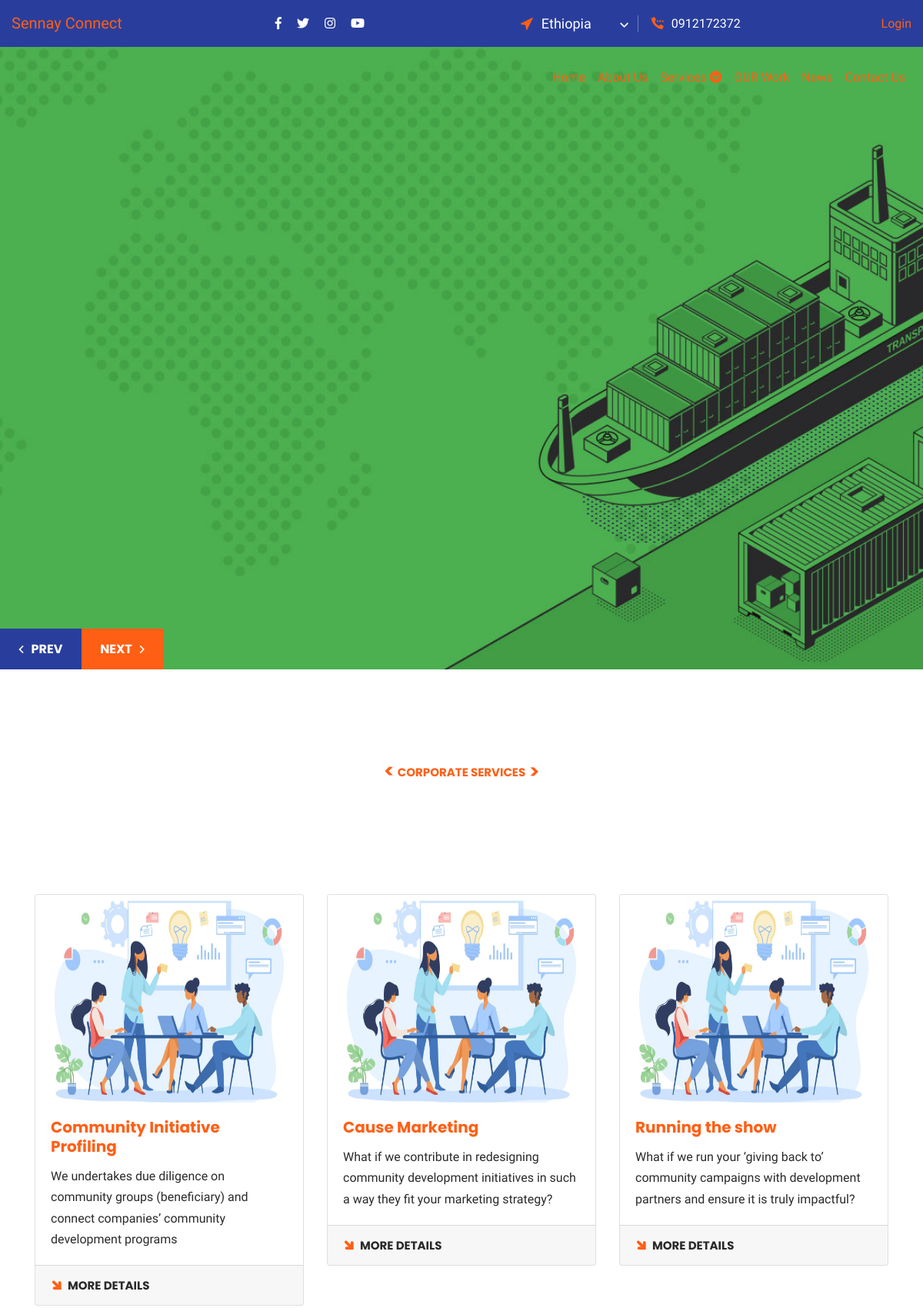
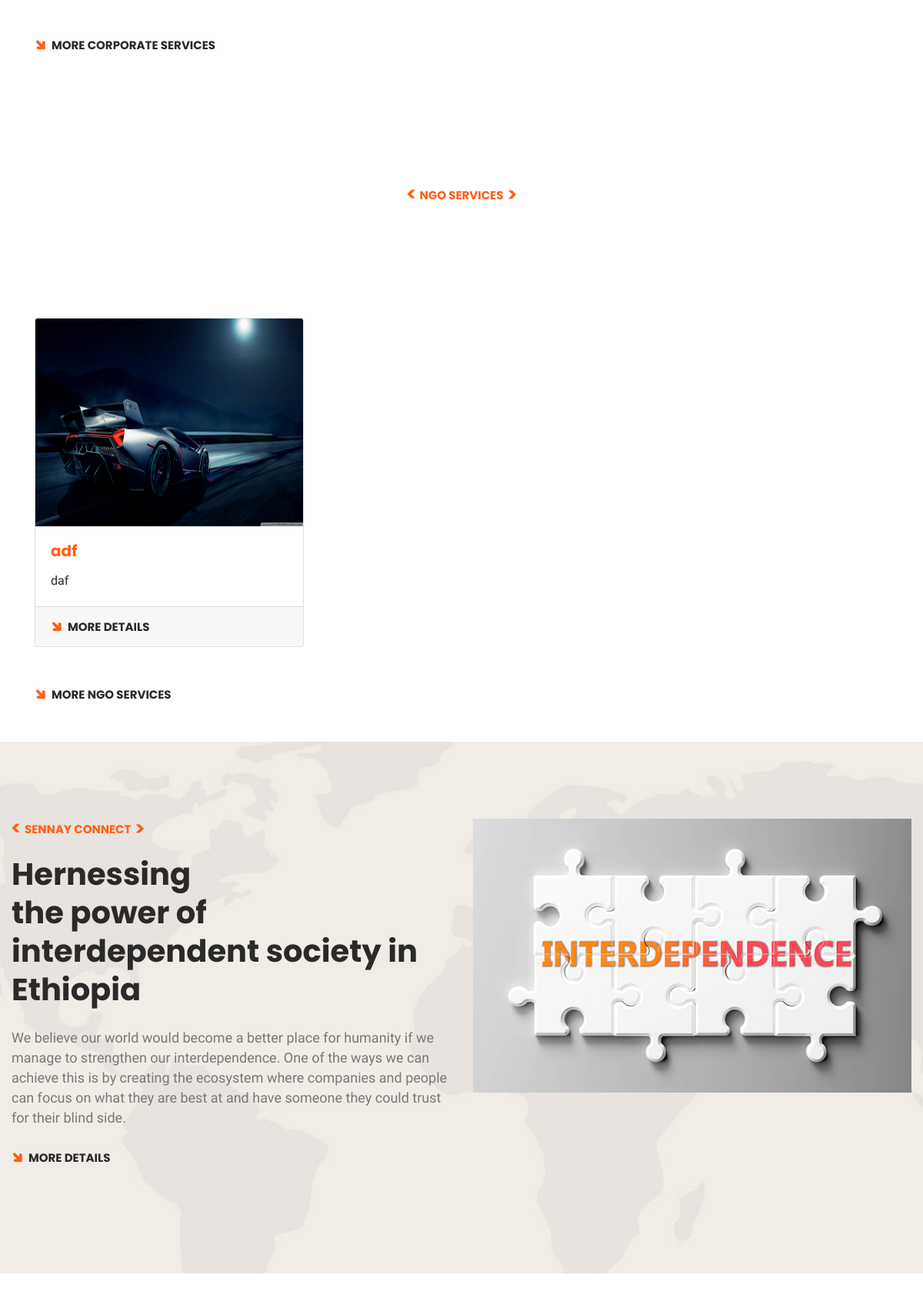
The page / (upper part) on the database its author committed (2 pictures, top to bottom).
### tables this page shows
CREATE TABLE `settings` (
  `id` int(100) NOT NULL,
  `header_logo` varchar(255) DEFAULT NULL,
  `email` varchar(255) DEFAULT NULL,
  `phone` varchar(255) DEFAULT NULL,
  `phone2` varchar(20) DEFAULT NULL,
  `footer_logo` varchar(255) DEFAULT NULL,
  `footer_desc` varchar(5000) DEFAULT NULL,
  `facebook` varchar(2000) DEFAULT NULL,
  `twitter` varchar(2000) DEFAULT NULL,
  `linkedin` varchar(2000) DEFAULT NULL,
  `instagram` varchar(2000) DEFAULT NULL,
  `youtube` varchar(2000) DEFAULT NULL,
  `address` varchar(1000) DEFAULT NULL,
  `city` varchar(255) DEFAULT NULL,
  `state` varchar(255) DEFAULT NULL,
  `country` varchar(255) DEFAULT NULL,
  `pin` varchar(255) DEFAULT NULL,
  `map` varchar(3000) DEFAULT NULL,
  `site_name` varchar(255) DEFAULT NULL
);

CREATE TABLE `services` (
  `id` int(100) NOT NULL,
  `title` varchar(1000) DEFAULT NULL,
  `short` varchar(1500) DEFAULT NULL,
  `descrip` varchar(10000) DEFAULT NULL,
  `img` varchar(100) DEFAULT NULL,
  `url` varchar(255) DEFAULT NULL,
  `date` varchar(100) DEFAULT NULL,
  `status` varchar(10) DEFAULT NULL
);

CREATE TABLE `services_ngo` (
  `id` int(100) NOT NULL,
  `title` varchar(1000) DEFAULT NULL,
  `short` varchar(1500) DEFAULT NULL,
  `descrip` varchar(10000) DEFAULT NULL,
  `img` varchar(100) DEFAULT NULL,
  `url` varchar(255) DEFAULT NULL,
  `date` varchar(100) DEFAULT NULL,
  `status` varchar(10) DEFAULT NULL
);

### index.php (the view, shortened to what this page needs)
<?php
include "admin/conn.php";
$main_service = mysqli_query($con, "SELECT * FROM services ORDER BY id LIMIT 3");
$ngo_service = mysqli_query($con, "SELECT * FROM services_ngo ORDER BY id ");
?>
<!DOCTYPE html>
<html lang="en">
<head>
    <link href="assets/css/bootstrap.css" rel="stylesheet">
    <link href="assets/css/style.css" rel="stylesheet">
    <link href="assets/css/responsive.css" rel="stylesheet">
    <link href="assets/css/color.css" rel="stylesheet">
</head>
<body>
    <div class="page-wrapper">
        <?php include "header.php"; ?>
        <section class="banner-section">
            <div class="swiper-container banner-slider">
                <div class="swiper-wrapper">
                    <div class="swiper-slide" style="background-image: url(assets/images/main-slider/image-7.jpg);">
                        <div class="content-outer">
                            <div class="content-box">
                            </div>
                        </div>
                    </div>
                </div>
            </div>
            <div class="banner-slider-nav style-two">
                <div class="banner-slider-control banner-slider-button-prev"><span><i class="far fa-angle-left"></i>Prev</span></div>
                <div class="banner-slider-control banner-slider-button-next"><span>Next<i class="far fa-angle-right"></i></span> </div>
            </div>
        </section>
        <section class="services-section style-two ">
            <div class="auto-container">
                <div class="sec-title text-center">
                    <div class="sub-title">Corporate Services </div>
                </div>
            </div>
        </section>
        <div class="container pb-5">
            <div class="row ">
                <?php
                while ($row = mysqli_fetch_array($main_service)) {
                ?>
                    <div class="col-md-4 zoom">
                        <div class="card-deck">
                            <div class="card">
                                <img class="card-img-top" style="height:270px;" src="admin/images/services/<?php echo $row['img']; ?>" alt="Card image cap">
                                <div class="card-body">
                                    <h5 class="card-title"><b><a href="single-service.php?id=<?php echo $row['id']; ?>"><?php echo $row['title']; ?></a></b></h5>
                                    <p class="card-text"><?php echo $row['short']; ?></p>
                                </div>
                                <div class="card-footer">
                                    <div class="link"><a href="single-service.php?id=<?php echo $row['id']; ?>" class="readmore-link"><i class="flaticon-up-arrow"></i>More Details</a></div>
                                </div>
                            </div>
                        </div>
                    </div>
                <?php  } ?>
            </div>
        </div>
        <div class="container pb-5"><a href="service.php ?>" class="readmore-link"><i class="flaticon-up-arrow"></i>More Corporate Services</a></div>
           <section class="services-section style-two ">
            <div class="auto-container">
                <div class="sec-title text-center">
                    <div class="sub-title"> NGO Services</div>
                </div>
            </div>
        </section>
           <div class="container pb-5">
            <div class="row ">
                <?php
                while ($row = mysqli_fetch_array($ngo_service)) {
                ?>
                    <div class="col-md-4 zoom">
                        <div class="card-deck">
                            <div class="card">
                                <img class="card-img-top" style="height:270px;" src="admin/images/services_ngo/<?php echo $row['img']; ?>" alt="Card image cap">
                                <div class="card-body">
                                    <h5 class="card-title"><b><a href="single-service.php?id=<?php echo $row['id']; ?>"><?php echo $row['title']; ?></a></b></h5>
                                    <p class="card-text"><?php echo $row['short']; ?></p>
                                </div>
                                <div class="card-footer">
                                    <div class="link"><a href="single-service_ngo.php?id=<?php echo $row['id']; ?>" class="readmore-link"><i class="flaticon-up-arrow"></i>More Details</a></div>
                                </div>
                            </div>
                        </div>
                    </div>
                <?php  } ?>
            </div>
        </div>
        <div class="container pb-5"><a href="service_ngo.php ?>" class="readmore-link"><i class="flaticon-up-arrow"></i>More NGO Services</a></div>
        <section class="about-section" style="background-image: url(assets/images/background/bg-1.jpg);">
            <div class="auto-container">
                <div class="row">
                    <div class="col-lg-6">
                        <div class="sec-title">
                            <div class="sub-title">Sennay Connect</div>
                            <h2>Hernessing<br> the power of interdependent society in <br> Ethiopia</h2>
                            <div class="text">We believe our world would become a better place for humanity if we manage to strengthen our interdependence. One of the ways we can achieve this is by creating the ecosystem where companies and people can focus on what they are best at and have someone they could trust for their blind side. </div>
                            <a href="about.php" class="readmore-link"><i class="flaticon-up-arrow"></i>More Details</a>
                        </div>
                    </div>
                    <div class="col-lg-6">
                        <div class="image wow fadeInRight" data-wow-duration="1500ms"><img src="assets/images/resource/img.jpg" alt=""></div>
                    </div>
                </div>
            </div>
        </section>
        <section class="Whychooseus-section">
        </section>
        <?php include "footer.php"; ?>
</body>
</html>

### header.php (shortened to what this page needs)
<?php
include "admin/conn.php";
$settings = mysqli_query($con, "SELECT * FROM settings");
$setting  = mysqli_fetch_array($settings);
?>
<link rel="stylesheet" href="assets/css/submanu.css">
<header class="main-header header-style-one">
    <div class="header-top">
        <div class="auto-container">
            <div class="inner-container">
                <a class="navbar-brand" href="index.php">Sennay Connect
                </a>
                <div class="left-column">
                    <ul class="social-icon">
                        <li><a target="blank" href="<?php echo $setting['facebook']; ?>https://www.facebook.com/guddissa.terfassa"><i class="fab fa-facebook-f"></i></a></li>
                        <li><a target="blank" href="<?php echo $setting['twitter']; ?>"><i class="fab fa-twitter"></i></a></li>
                        <li><a target="blank" href="<?php echo $setting['instagram']; ?>"><i class="fab fa-instagram"></i></a></li>
                        <li><a target="blank" href="<?php echo $setting['youtube']; ?>"><i class="fab fa-youtube"></i></a></li>
                    </ul>
                </div>
                <div class="right-column">
                    <div class="location">
                        <span class="flaticon-cursor"></span>
                        <form action="#" class="location-switcher">
                            <select class="selectpicker">
                                <option >Ethiopia</option>
                            </select>
                        </form>
                    </div>
                    <div class="phone-number"><i class="flaticon-calling"></i><a href="tel:<?php echo $setting['phone']; ?>"></a><?php echo $setting['phone']; ?></div>
                </div>
                <div class="login"><a href="admin/login.php">Login</a></div>
            </div>
        </div>
    </div>
    <div class="header-upper">
        <div class="auto-container">
            <div class="inner-container">
                <div class="right-column">
                    <div class="nav-outer">
                        <nav class="main-menu navbar-expand-md navbar-light">
                            <div class="hover">
                                <div class="collapse navbar-collapse show clearfix" id="navbarSupportedContent">
<div class="navigation">
<ul class="navbar-nav ml-auto" class="navigation">
                                        <li class="nav-item active"><a class="nav-item m-lg-2" class="nav-link" href="index.php">Home</a></li>
                                        <li><a class="nav-item m-lg-2" class="nav-link" href="about.php">About Us</a></li>
                                        <li class="nav-item dropdown"><a class="nav-item m-lg-2" class="nav-link dropdown-toggle" href="service.php" id="navbarDropdown" role="button" data-toggle="dropdown" class="fa-solid fa-caret-down">Services <i class="fas fa-chevron-circle-down"></i></a>
                                        </li>
                                        <li><a class="nav-item m-lg-2" class="nav-link" href="ourimpact.php">OUR Work </a>
                                        </li>
                                        <li><a class="nav-item m-lg-2" class="nav-link" href="blog.php">News</a>
                                        </li>
                                        <li><a class="nav-item m-lg-2" class="nav-link" href="contact.php">Contact Us</a></li>
                                    </ul>
</div>
                                </div>
                            </div>
                        </nav>
                    </div>
                </div>
            </div>
        </div>
    </div>
</header>

### assets/css/responsive.css (style rules this page uses)
@media only screen and (max-width: 7000px) { .page-wrapper { overflow: hidden; } }

### assets/css/color.css (style rules this page uses)
a:hover, a { color: #ff5f15; }
.header-top .location span { color: #ff5f15; }
.header-top .phone-number i { color: #ff5f15; }
.banner-section .banner-slider-nav.style-two .banner-slider-button-next { background: #ff5f15; }
.sec-title .sub-title { color: #ff5f15; }
.sec-title .sub-title:before { color: #ff5f15; }
.sec-title .sub-title:after { color: #ff5f15; }
.readmore-link i { color: #ff5f15; }

### rows shown on the page
settings: phone "0912172372"
services: img (picture), title "Community Initiative Profiling", short "We undertakes due diligence on community groups (beneficiary) and connect companies’ community development programs"
services: img (picture), title "Cause Marketing", short "What if we contribute in redesigning community development initiatives in such a way they fit your marketing strategy?"
services: img (picture), title "Running the show", short "What if we run your ‘giving back to’ community campaigns with development partners and ensure it is truly impactful?"
services_ngo: img (picture), title "adf", short "daf"
